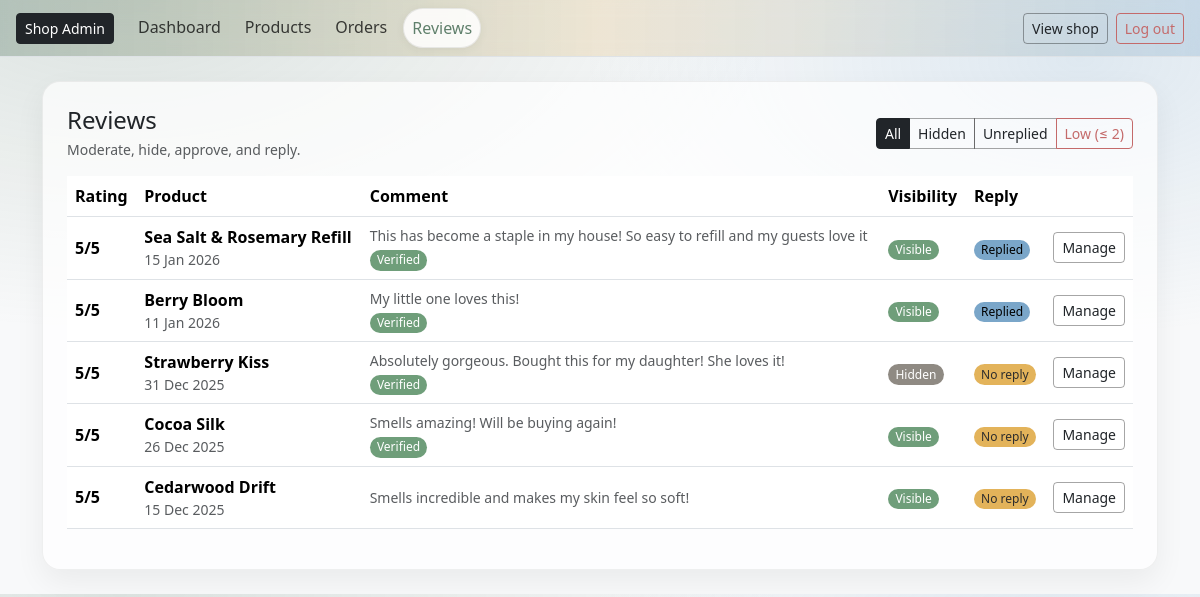
The app's page /owner/reviews/ (signed in) with its own data.
### reviews/models.py (models this page shows, shortened)
class Review(models.Model):
    user = models.ForeignKey(settings.AUTH_USER_MODEL, on_delete=models.CASCADE)
    product = models.ForeignKey(Product, on_delete=models.CASCADE, related_name="reviews")
    rating = models.PositiveSmallIntegerField()
    comment = models.TextField(blank=True)
    created_at = models.DateTimeField(auto_now_add=True)
    verified_purchase = models.BooleanField(default=False)
    order = models.ForeignKey(Order, null=True, blank=True, on_delete=models.SET_NULL)
    is_approved = models.BooleanField(default=False)
    owner_reply = models.TextField(blank=True)
    owner_replied_at = models.DateTimeField(null=True, blank=True)
    updated_at = models.DateTimeField(auto_now=True)
    class Meta:
        unique_together = ("user", "product")
        ordering = ["-created_at"]

### catalog/models.py (models this page shows, shortened)
class Product(models.Model):
    title = models.CharField(max_length=160)
    slug = models.SlugField(max_length=180, unique=True, blank=True)
    description = models.TextField(blank=True)
    scent = models.CharField(max_length=50, help_text="e.g. Lavender, Citrus")
    weight_g = models.PositiveIntegerField(help_text="Net weight in grams")
    price = models.DecimalField(max_digits=6, decimal_places=2)
    stock_qty = models.PositiveIntegerField(default=0)
    active = models.BooleanField(default=True)
    created_at = models.DateTimeField(auto_now_add=True)
    tags = models.CharField(
        max_length=250,
        blank=True,
        help_text="Comma-separated tags, e.g. winter, woody, refillable"
    )
    class Meta:
        ordering = ["title"]

### owner/views.py (the view)
# urls.py: path("reviews/", views.owner_reviews, name="owner_reviews"),
@staff_member_required
def owner_reviews(request):
    qs = Review.objects.select_related("product", "user").order_by("-created_at")
    status = request.GET.get("status", "all")
    if status == "pending":
        qs = qs.filter(is_approved=False)
    elif status == "low":
        qs = qs.filter(rating__lte=LOW_RATING_THRESHOLD)
    elif status == "unreplied":
        qs = qs.filter(Q(owner_reply="") | Q(owner_reply__isnull=True))
    return render(request, "owner/reviews.html", {
        "reviews": qs,
        "status": status,
        "low_threshold": LOW_RATING_THRESHOLD,
    })

### cart/context_processors.py (called while the page is built)
def cart_count(request):
    cart = get_or_create_cart(request)
    try:
        count = sum(i.qty for i in cart.items.all())
    except Exception:
        count = 0
    return {"cart_count": count}

### cart/utils.py (called while the page is built)
def get_or_create_cart(request):
    if not request.session.session_key:
        request.session.create()
    request.session.set_expiry(60 * 60 * 24 * 14)
    session_key = request.session.session_key
    if request.user.is_authenticated:
        cart, created = Cart.objects.get_or_create(
            user=request.user,
            defaults={"session_key": session_key},
        )
        if not cart.session_key:
            cart.session_key = session_key
            cart.save(update_fields=["session_key"])
        return cart
    cart, _ = Cart.objects.get_or_create(user=None, session_key=session_key)
    return cart

### owner/templates/owner/reviews.html (shortened to what this page needs)
{% extends "owner/base_owner.html" %}
{% block content %}
<div class="d-flex flex-wrap justify-content-between align-items-center gap-2 mb-3">
  <div>
    <h1 class="h4 mb-1">Reviews</h1>
    <div class="text-muted small">Moderate, hide, approve, and reply.</div>
  </div>
  <div class="btn-group">
    <a class="btn btn-sm btn-outline-dark {% if status == 'all' %}active{% endif %}" href="?status=all">All</a>
    <a class="btn btn-sm btn-outline-dark {% if status == 'pending' %}active{% endif %}" href="?status=pending">Hidden</a>
    <a class="btn btn-sm btn-outline-dark {% if status == 'unreplied' %}active{% endif %}" href="?status=unreplied">Unreplied</a>
    <a class="btn btn-sm btn-outline-danger {% if status == 'low' %}active{% endif %}" href="?status=low">
      Low (≤ {{ low_threshold }})
    </a>
  </div>
</div>
<div class="table-responsive">
  <table class="table align-middle">
    <thead>
      <tr>
        <th>Rating</th>
        <th>Product</th>
        <th>Comment</th>
        <th>Visibility</th>
        <th>Reply</th>
        <th class="text-end"></th>
      </tr>
    </thead>
    <tbody>
      {% for r in reviews %}
      <tr class="{% if r.rating <= low_threshold %}table-warning{% endif %}">
        <td>
          <span class="fw-semibold">{{ r.rating }}/5</span>
        </td>
        <td>
          <div class="fw-semibold">{{ r.product.title }}</div>
          <div class="small text-muted">{{ r.created_at|date:"d M Y" }}</div>
        </td>
        <td style="min-width: 320px;">
          <div class="text-muted small">{{ r.comment|default:"(No comment)"|truncatechars:120 }}</div>
          {% if r.verified_purchase %}
            <span class="badge text-bg-success mt-1">Verified</span>
          {% endif %}
        </td>
        <td>
          {% if r.is_approved %}
            <span class="badge text-bg-success">Visible</span>
          {% else %}
            <span class="badge text-bg-secondary">Hidden</span>
          {% endif %}
        </td>
        <td>
          {% if r.owner_reply %}
            <span class="badge text-bg-info">Replied</span>
          {% else %}
            <span class="badge text-bg-warning">No reply</span>
          {% endif %}
        </td>
        <td class="text-end">
          <a class="btn btn-sm btn-outline-dark" href="{% url 'owner:owner_review_detail' r.pk %}">Manage</a>
        </td>
      </tr>
      {% empty %}
      <tr><td colspan="6" class="text-center text-muted py-4">No reviews found.</td></tr>
      {% endfor %}
    </tbody>
  </table>
</div>
{% endblock %}

### staticfiles/css/base-admin.css (style rules this page uses)
:root { --bb-primary: #5f7f6b; --bb-secondary: #8f8a83; --bb-success: #6f9e7a; --bb-warning: #e3b35a; --bb-danger: #c46a6a; --bb-info: #7aa6c9; --bb-bg-soft: rgba(255, 255, 255, .85); --bb-border-soft: rgba(0, 0, 0, .08); --bb-shadow-soft: 0 12px 30px rgba(0, 0, 0, .06); }
body.bb-admin { background: radial-gradient(1200px 600px at 10% 0%, rgba(95, 127, 107, .18), transparent 55%), radial-gradient(900px 500px at 90% 10%, rgba(122, 166, 201, .20), transparent 55%), #f8f9fa; }
.btn-outline-danger { border-color: var(--bb-danger); color: var(--bb-danger); }
.btn-outline-dark { border-color: rgba(0, 0, 0, .35); }
.badge { border-radius: 999px; font-weight: 500; padding: .35em .6em; }
.text-bg-success { background-color: var(--bb-success) !important; }
.text-bg-warning { background-color: var(--bb-warning) !important; color: #2d2d2d !important; }
.text-bg-info { background-color: var(--bb-info) !important; }
.text-bg-secondary { background-color: var(--bb-secondary) !important; }

### records on screen
Review: rating "5", product "Sea Salt & Rosemary Refill", created_at "15 Jan 2026", comment "This has become a staple in my house! So easy to refill and my guests love it", verified_purchase "Verified", is_approved "Visible", shows "Replied"
Review: rating "5", product "Berry Bloom", created_at "11 Jan 2026", comment "My little one loves this!", verified_purchase "Verified", is_approved "Visible", shows "Replied"
Review: rating "5", product "Strawberry Kiss", created_at "31 Dec 2025", comment "Absolutely gorgeous. Bought this for my daughter! She loves it!", verified_purchase "Verified", is_approved "Hidden", owner_reply "No reply"
Review: rating "5", product "Cocoa Silk", created_at "26 Dec 2025", comment "Smells amazing! Will be buying again!", verified_purchase "Verified", is_approved "Visible", owner_reply "No reply"
Review: rating "5", product "Cedarwood Drift", created_at "15 Dec 2025", comment "Smells incredible and makes my skin feel so soft!", is_approved "Visible", owner_reply "No reply"

### other values on screen
{{ low_threshold }} "2"
